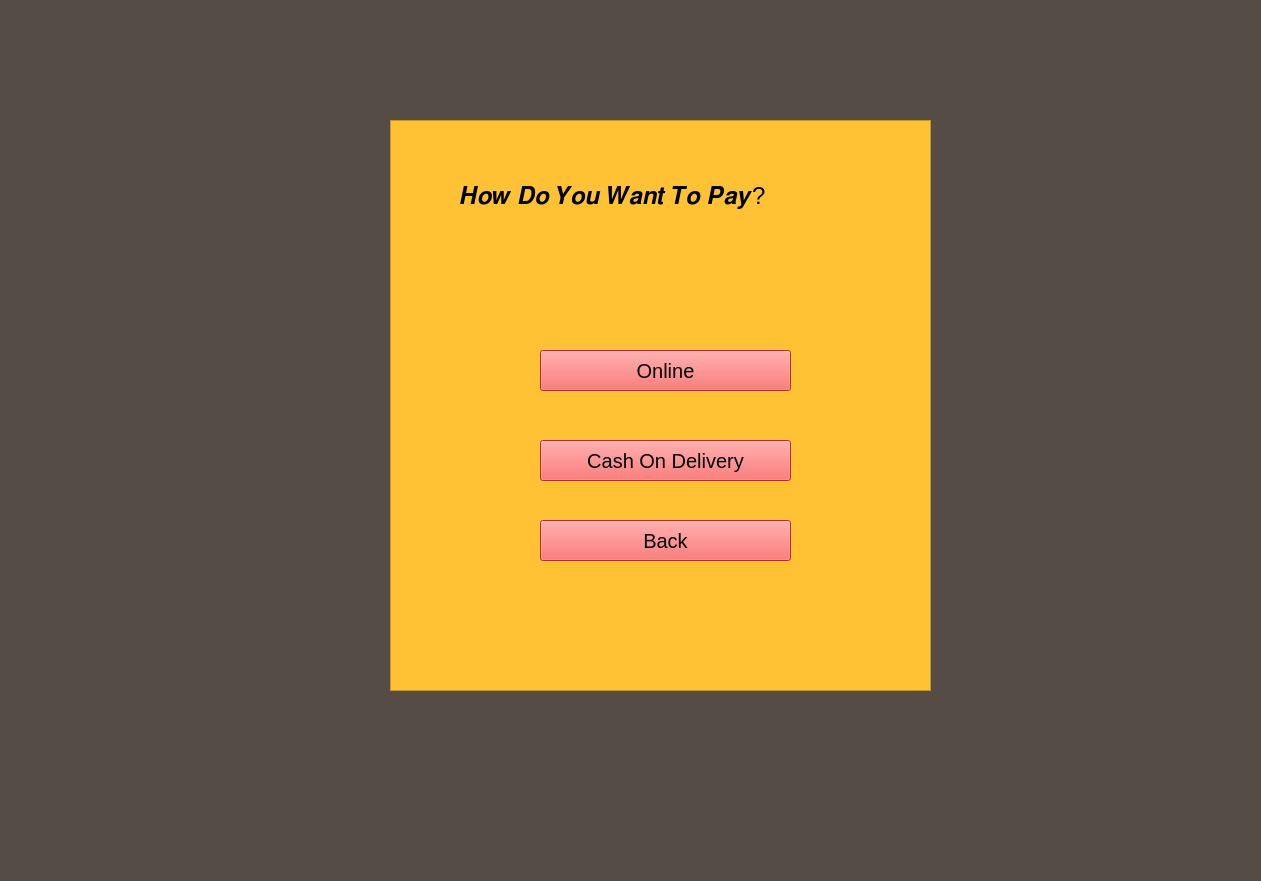
<?xml version="1.0" encoding="UTF-8"?>
<ui version="4.0">
 <class>MainWindow</class>
 <widget class="QMainWindow" name="MainWindow">
  <property name="geometry">
   <rect>
    <x>0</x>
    <y>0</y>
    <width>1261</width>
    <height>881</height>
   </rect>
  </property>
  <property name="windowTitle">
   <string>MainWindow</string>
  </property>
  <property name="styleSheet">
   <string notr="true">background-color: rgb(85, 76, 70)</string>
  </property>
  <widget class="QWidget" name="centralwidget">
   <widget class="QFrame" name="frame">
    <property name="geometry">
     <rect>
      <x>390</x>
      <y>120</y>
      <width>541</width>
      <height>571</height>
     </rect>
    </property>
    <property name="styleSheet">
     <string notr="true">background-color: rgb(255, 194, 53)</string>
    </property>
    <property name="frameShape">
     <enum>QFrame::StyledPanel</enum>
    </property>
    <property name="frameShadow">
     <enum>QFrame::Raised</enum>
    </property>
    <widget class="QLabel" name="label">
     <property name="geometry">
      <rect>
       <x>70</x>
       <y>40</y>
       <width>401</width>
       <height>71</height>
      </rect>
     </property>
     <property name="styleSheet">
      <string notr="true">font-size: 18pt</string>
     </property>
     <property name="text">
      <string>𝑯𝒐𝒘 𝑫𝒐 𝒀𝒐𝒖 𝑾𝒂𝒏𝒕 𝑻𝒐 𝑷𝒂𝒚?</string>
     </property>
    </widget>
    <widget class="QPushButton" name="CustomerLogin">
     <property name="geometry">
      <rect>
       <x>150</x>
       <y>230</y>
       <width>251</width>
       <height>41</height>
      </rect>
     </property>
     <property name="styleSheet">
      <string notr="true">background-color: rgb(255, 66, 66); font-size: 15pt</string>
     </property>
     <property name="text">
      <string>Online</string>
     </property>
    </widget>
    <widget class="QPushButton" name="CustomerLogin_2">
     <property name="geometry">
      <rect>
       <x>150</x>
       <y>320</y>
       <width>251</width>
       <height>41</height>
      </rect>
     </property>
     <property name="styleSheet">
      <string notr="true">background-color: rgb(255, 66, 66); font-size: 15pt</string>
     </property>
     <property name="text">
      <string>Cash On Delivery</string>
     </property>
    </widget>
    <widget class="QPushButton" name="CustomerLogin_3">
     <property name="geometry">
      <rect>
       <x>150</x>
       <y>400</y>
       <width>251</width>
       <height>41</height>
      </rect>
     </property>
     <property name="styleSheet">
      <string notr="true">background-color: rgb(255, 66, 66); font-size: 15pt</string>
     </property>
     <property name="text">
      <string>Back</string>
     </property>
    </widget>
   </widget>
  </widget>
  <widget class="QMenuBar" name="menubar">
   <property name="geometry">
    <rect>
     <x>0</x>
     <y>0</y>
     <width>1261</width>
     <height>26</height>
    </rect>
   </property>
  </widget>
  <widget class="QStatusBar" name="statusbar"/>
 </widget>
 <resources/>
 <connections/>
</ui>
